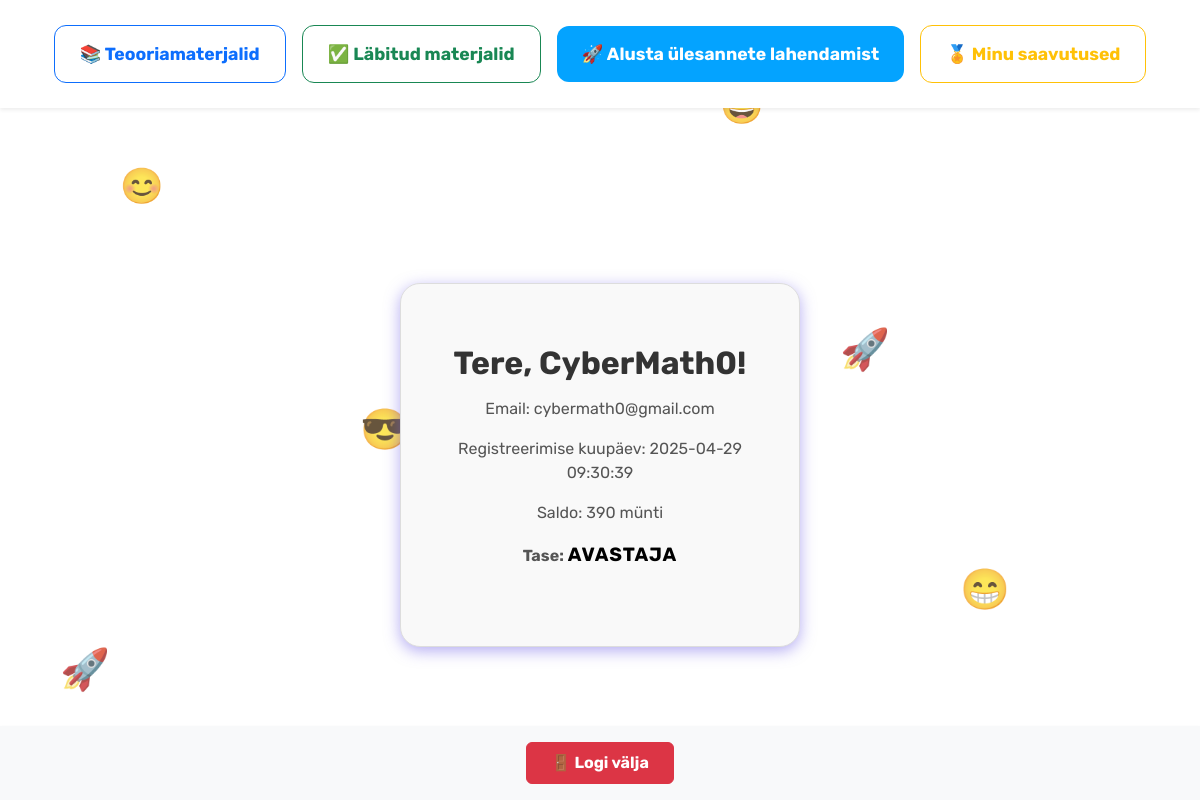
The page /language/et/profile.php (signed in) on the database its author committed.
### tables this page shows
CREATE TABLE `users` (
  `id` int(11) NOT NULL,
  `name` varchar(255) NOT NULL,
  `email` varchar(255) NOT NULL,
  `password` varchar(255) NOT NULL,
  `created_at` timestamp NOT NULL DEFAULT current_timestamp(),
  `coins` int(11) DEFAULT 0,
  `status` enum('active','blocked') DEFAULT 'active'
);

### language/et/profile.php (the view, shortened to what this page needs)
<?php
require_once '../../db.php';
$user_id = $_SESSION['user_id'];
$stmt = $pdo->prepare("SELECT * FROM users WHERE id = ?");
$stmt->execute([$user_id]);
$user = $stmt->fetch();
$coins = (int)$user['coins'];
$title = "Saavutusi ei ole veel saadud";
$titles = [
    4000 => "Teadmiste Jumal",
    3000 => "Matemaatika Isand",
    2500 => "CyberMathi Täht",
    1500 => "Tippmängija",
    1200 => "Tark Eraõpetaja",
    1000 => "Püsiv Õpilane",
    700  => "Teadmiste Guru",
    500  => "Teooria Meister",
    200  => "Avastaja",
    50   => "Algaja"
];
foreach ($titles as $threshold => $rank) {
    if ($coins >= $threshold) {
        $title = $rank;
        switch ($rank) {
            case "Avastaja":
                $rank_class = "rank-explorer";
                break;
        }
        break;
    }
}
?>
<!DOCTYPE html>
<html lang="et">
<head>
    <link href="https://cdn.jsdelivr.net/npm/bootstrap@5.3.0/dist/css/bootstrap.min.css" rel="stylesheet">
    <link rel="stylesheet" href="https://cdnjs.cloudflare.com/ajax/libs/font-awesome/6.5.0/css/all.min.css">
</head>
<body>
    <div class="smiley" style="left: 10%; top: 20%; --index: 1;">😊</div>
    <div class="smiley" style="left: 30%; top: 50%; --index: 2;">😎</div>
    <div class="smiley" style="left: 60%; top: 10%; --index: 3;">😄</div>
    <div class="smiley" style="left: 80%; top: 70%; --index: 4;">😁</div>
    <div class="rocket" style="left: 5%; top: 80%; --index: 5;">🚀</div>
    <div class="rocket" style="left: 70%; top: 40%; --index: 6;">🚀</div>
    <div class="rocket" style="left: 50%; top: 90%; --index: 7;">🚀</div>
    <nav class="navbar fixed-top bg-white shadow-sm px-4 d-flex justify-content-center gap-3">
        <a href="theory/index.php" class="btn btn-outline-primary fw-bold">📚 Teooriamaterjalid</a>
        <a href="theory/completed.php" class="btn btn-outline-success fw-bold">✅ Läbitud materjalid</a>
        <a href="math_tasks/index.php" class="btn btn-primary fw-bold">🚀 Alusta ülesannete lahendamist</a>
        <a href="certificates.php" class="btn btn-outline-warning fw-bold">🏅 Minu saavutused</a>
    </nav>
    <div class="profile-box">
        <h1>Tere, <?php echo $user['name']; ?>!</h1>
        <p>Email: <?php echo $user['email']; ?></p>
        <p>Registreerimise kuupäev: <?php echo $user['created_at']; ?></p>
        <p>Saldo: <?php echo $user['coins']; ?> münti</p>
        <p><strong>Tase:</strong> <span class="rank-title <?php echo $rank_class; ?>"><?php echo $title; ?></span></p>
    </div>
    <footer class="position-absolute bottom-0 start-0 end-0 text-center p-3 bg-light shadow-sm">
        <a href="logout.php" class="btn btn-danger fw-bold px-4 py-2">🚪 Logi välja</a>
    </footer>
</body>
</html>

### language/et/profile.php (style rules this page uses)
body { margin: 0; font-family: 'Rubik', sans-serif; background-color: #fff; color: #333; height: 100vh; overflow: hidden; display: flex; align-items: center; justify-content: center; padding: 20px; flex-direction: column; }
.profile-box { background: #f9f9f9; border: 1px solid #ddd; padding: 60px 40px; border-radius: 20px; text-align: center; max-width: 400px; width: 100%; box-shadow: 0 0 30px rgba(0, 0, 0, 0.1); z-index: 2; margin-top: 130px; }
.profile-box h1 { font-size: 2rem; font-weight: 700; margin-bottom: 15px; color: #333; }
.profile-box p { font-size: 1rem; color: #555; }
.btn-primary { background-color: #04a3ff; border: none; padding: 12px; border-radius: 10px; font-weight: bold; transition: all 0.3s ease; }
.smiley, .rocket { position: absolute; font-size: 30px; opacity: 0; animation: fly 10s infinite, fadeIn 1s forwards; }
.smiley { animation-delay: calc(0.5s * var(--index)); }
.rocket { font-size: 40px; animation-delay: calc(2s + 0.5s * var(--index)); color: #00bfff; }
.smiley:nth-child(odd) { font-size: 35px; color: #ffcc00; }
.smiley:nth-child(even) { font-size: 40px; color: #ff6699; }
.navbar { font-size: 1.2rem; padding-top: 25px !important; padding-bottom: 25px !important; }
.navbar a { padding: 15px 25px; font-size: 1.1rem; border-radius: 12px; }
footer { z-index: 10; }
.profile-box { box-shadow: 0 4px 15px rgba(108, 92, 231, 0.5); }
.rank-title { font-weight: bold; font-size: 1.2rem; color:rgb(0, 0, 0); text-transform: uppercase; letter-spacing: 1px; animation: glow 1.5s ease-in-out infinite alternate; }
.rank-explorer { animation: glow2 2s ease-in-out infinite alternate; }

### rows shown on the page
users: name "CyberMath0", email "cybermath0@gmail.com", created_at "2025-04-29 09:30:39", coins "390"

### other values the page prints
$title "AVASTAJA"
